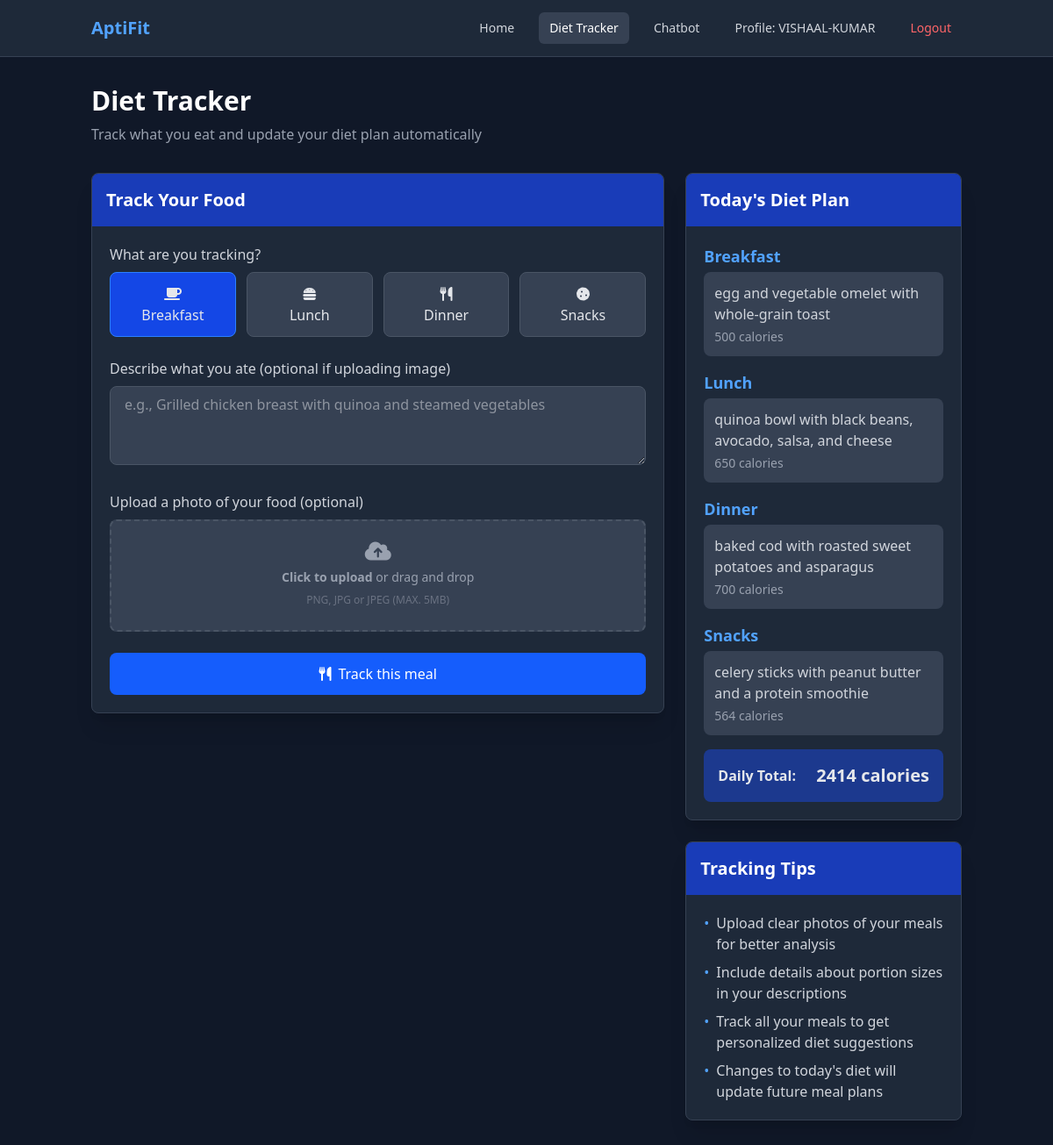
Page /diet-tracker/ (signed in) on the committed database.
### fitness/models.py (models this page shows, shortened)
class DailyDietPlan(models.Model):
    DAYS_OF_WEEK = [
        ('monday', 'Monday'),
        ('tuesday', 'Tuesday'),
        ('wednesday', 'Wednesday'),
        ('thursday', 'Thursday'),
        ('friday', 'Friday'),
        ('saturday', 'Saturday'),
        ('sunday', 'Sunday'),
    ]
    diet_plan = models.ForeignKey(
        DietPlan, related_name='daily_plans', on_delete=models.CASCADE)
    day_of_week = models.CharField(max_length=10, choices=DAYS_OF_WEEK)
    breakfast = models.TextField(blank=True, null=True)
    breakfast_calories = models.IntegerField(blank=True, null=True)
    lunch = models.TextField(blank=True, null=True)
    lunch_calories = models.IntegerField(blank=True, null=True)
    dinner = models.TextField(blank=True, null=True)
    dinner_calories = models.IntegerField(blank=True, null=True)
    snacks = models.TextField(blank=True, null=True)
    snacks_calories = models.IntegerField(blank=True, null=True)
    class Meta:
        unique_together = ['diet_plan', 'day_of_week']
    @property
    def total_calories(self):
        total = 0
        if self.breakfast_calories:
            total += self.breakfast_calories
        if self.lunch_calories:
            total += self.lunch_calories
        if self.dinner_calories:
            total += self.dinner_calories
        if self.snacks_calories:
            total += self.snacks_calories
        return total if total > 0 else None

### fitness/views.py (the view, shortened to what this page needs)
# urls.py: path('diet-tracker/', views.diet_tracker, name='diet_tracker'),
@login_required
def diet_tracker(request):
    user_profile = request.user.userprofile
    profile_complete = bool(
        user_profile.height and
        user_profile.weight and
        user_profile.sex and
        user_profile.age
    )
    if not profile_complete:
        messages.warning(
            request,
            "Please complete your profile before using the diet tracker. We need your height, weight, sex, and age to provide accurate diet analysis and recommendations."
        )
        return redirect('profile')
    import datetime
    current_day = datetime.datetime.now().strftime('%A').lower()
    try:
        diet_plan = DietPlan.objects.get(user=request.user)
        daily_plan = diet_plan.get_day_plan(current_day)
    except DietPlan.DoesNotExist:
        diet_plan = None
        daily_plan = None
    user_profile = request.user.userprofile
    context = {
        'current_day': current_day.title(),
        'daily_plan': daily_plan,
    }
    return render(request, 'fitness/diet_tracker.html', context)

### fitness/models.py (called while the page is built)
    def get_day_plan(self, day_of_week):
        try:
            return self.daily_plans.get(day_of_week=day_of_week.lower())
        except DailyDietPlan.DoesNotExist:
            return None

### fitness/templates/fitness/diet_tracker.html (shortened to what this page needs)
<!DOCTYPE html>
<html lang="en">
  <head>
    <script src="https://cdn.jsdelivr.net/npm/@tailwindcss/browser@4"></script>
    <link rel="stylesheet" href="https://cdnjs.cloudflare.com/ajax/libs/font-awesome/6.4.0/css/all.min.css">
  </head>
  <body class="bg-gray-900 min-h-screen text-gray-200">
    <nav class="bg-gray-800 border-b border-gray-700">
      <div class="container mx-auto px-4">
        <div class="flex justify-between items-center h-16">
          <div class="flex-shrink-0 font-bold text-xl text-blue-400">
            AptiFit
          </div>
          <div class="flex space-x-2 md:space-x-4 items-center">
            <a href="{% url 'index' %}" class="px-3 py-2 rounded-md text-sm font-medium text-gray-300 hover:bg-gray-700 hover:text-white transition duration-300">
              Home
            </a>
            <a href="{% url 'diet_tracker' %}" class="px-3 py-2 rounded-md text-sm font-medium bg-gray-700 text-white">
              Diet Tracker
            </a>
            <a href="{% url 'chatbot' %}" class="px-3 py-2 rounded-md text-sm font-medium text-gray-300 hover:bg-gray-700 hover:text-white transition duration-300">
              Chatbot
            </a>
            <a href="{% url 'profile' %}" class="px-3 py-2 rounded-md text-sm font-medium text-gray-300 hover:bg-gray-700 hover:text-white transition duration-300">
              Profile: {{ user.username }}
            </a>
            <a href="{% url 'logout' %}" class="px-3 py-2 rounded-md text-sm font-medium text-red-400 hover:bg-red-900 hover:text-red-200 transition duration-300">
              Logout
            </a>
          </div>
        </div>
      </div>
    </nav>
    <div class="container mx-auto px-4 py-8">
      <div class="mb-8">
        <h1 class="text-3xl font-bold text-white mb-2">Diet Tracker</h1>
        <p class="text-gray-400">Track what you eat and update your diet plan automatically</p>
      </div>
      <div class="grid grid-cols-1 lg:grid-cols-3 gap-6">
        <div class="lg:col-span-2">
          <div class="bg-gray-800 rounded-lg shadow-xl border border-gray-700 overflow-hidden">
            <div class="bg-blue-800 text-white p-4">
              <h2 class="text-xl font-bold">Track Your Food</h2>
            </div>
            <div class="p-5">
              <form method="post" enctype="multipart/form-data" class="space-y-6">
                <div>
                  <label class="block text-gray-300 mb-2">What are you tracking?</label>
                  <div class="grid grid-cols-2 md:grid-cols-4 gap-3">
                    <label class="relative cursor-pointer">
                      <div class="p-3 bg-gray-700 border border-gray-600 rounded-lg text-center peer-checked:bg-blue-700 peer-checked:border-blue-500 transition-all">
                        <i class="fas fa-coffee mb-1"></i>
                        <p>Breakfast</p>
                      </div>
                    </label>
                    <label class="relative cursor-pointer">
                      <div class="p-3 bg-gray-700 border border-gray-600 rounded-lg text-center peer-checked:bg-blue-700 peer-checked:border-blue-500 transition-all">
                        <i class="fas fa-hamburger mb-1"></i>
                        <p>Lunch</p>
                      </div>
                    </label>
                    <label class="relative cursor-pointer">
                      <div class="p-3 bg-gray-700 border border-gray-600 rounded-lg text-center peer-checked:bg-blue-700 peer-checked:border-blue-500 transition-all">
                        <i class="fas fa-utensils mb-1"></i>
                        <p>Dinner</p>
                      </div>
                    </label>
                    <label class="relative cursor-pointer">
                      <div class="p-3 bg-gray-700 border border-gray-600 rounded-lg text-center peer-checked:bg-blue-700 peer-checked:border-blue-500 transition-all">
                        <i class="fas fa-cookie mb-1"></i>
                        <p>Snacks</p>
                      </div>
                    </label>
                  </div>
                </div>
                <div>
                  <label for="food_description" class="block text-gray-300 mb-2">
                    Describe what you ate (optional if uploading image)
                  </label>
                  <textarea id="food_description" name="food_description" rows="3"
                    class="w-full bg-gray-700 border border-gray-600 rounded-lg px-4 py-2 text-gray-200 focus:outline-none focus:ring-2 focus:ring-blue-500"
                    placeholder="e.g., Grilled chicken breast with quinoa and steamed vegetables"></textarea>
                </div>
                <div>
                  <label class="block text-gray-300 mb-2">Upload a photo of your food (optional)</label>
                  <div class="flex items-center justify-center w-full">
                    <label for="food_image" class="flex flex-col items-center justify-center w-full h-32 border-2 border-gray-600 border-dashed rounded-lg cursor-pointer bg-gray-700 hover:bg-gray-600 transition-all">
                      <div class="flex flex-col items-center justify-center pt-5 pb-6">
                        <i class="fas fa-cloud-upload-alt text-gray-400 text-2xl mb-2"></i>
                        <p class="mb-2 text-sm text-gray-400"><span class="font-semibold">Click to upload</span> or drag and drop</p>
                        <p class="text-xs text-gray-500">PNG, JPG or JPEG (MAX. 5MB)</p>
                      </div>
                    </label>
                  </div>
                </div>
                <div>
                  <button type="submit" class="w-full bg-blue-600 hover:bg-blue-700 text-white font-medium py-3 px-4 rounded-lg transition duration-300 flex items-center justify-center">
                    <i class="fas fa-utensils mr-2"></i> Track this meal
                  </button>
                </div>
              </form>
            </div>
          </div>
        </div>
        <div class="lg:col-span-1">
          <div class="bg-gray-800 rounded-lg shadow-xl border border-gray-700 overflow-hidden">
            <div class="bg-blue-800 text-white p-4">
              <h2 class="text-xl font-bold">Today's Diet Plan</h2>
            </div>
            <div class="p-5">
              {% if daily_plan %}
                <div class="space-y-4">
                  <div>
                    <h3 class="text-lg font-semibold text-blue-400">Breakfast</h3>
                    <div class="bg-gray-700 p-3 rounded-lg mt-1">
                      {% if daily_plan.breakfast %}
                        <p class="text-gray-300">{{ daily_plan.breakfast }}</p>
                        {% if daily_plan.breakfast_calories %}
                          <p class="text-sm text-gray-400 mt-1">{{ daily_plan.breakfast_calories }} calories</p>
                        {% endif %}
                      {% else %}
                        <p class="text-gray-500 italic">Not specified</p>
                      {% endif %}
                    </div>
                  </div>
                  <div>
                    <h3 class="text-lg font-semibold text-blue-400">Lunch</h3>
                    <div class="bg-gray-700 p-3 rounded-lg mt-1">
                      {% if daily_plan.lunch %}
                        <p class="text-gray-300">{{ daily_plan.lunch }}</p>
                        {% if daily_plan.lunch_calories %}
                          <p class="text-sm text-gray-400 mt-1">{{ daily_plan.lunch_calories }} calories</p>
                        {% endif %}
                      {% else %}
                        <p class="text-gray-500 italic">Not specified</p>
                      {% endif %}
                    </div>
                  </div>
                  <div>
                    <h3 class="text-lg font-semibold text-blue-400">Dinner</h3>
                    <div class="bg-gray-700 p-3 rounded-lg mt-1">
                      {% if daily_plan.dinner %}
                        <p class="text-gray-300">{{ daily_plan.dinner }}</p>
                        {% if daily_plan.dinner_calories %}
                          <p class="text-sm text-gray-400 mt-1">{{ daily_plan.dinner_calories }} calories</p>
                        {% endif %}
                      {% else %}
                        <p class="text-gray-500 italic">Not specified</p>
                      {% endif %}
                    </div>
                  </div>
                  <div>
                    <h3 class="text-lg font-semibold text-blue-400">Snacks</h3>
                    <div class="bg-gray-700 p-3 rounded-lg mt-1">
                      {% if daily_plan.snacks %}
                        <p class="text-gray-300">{{ daily_plan.snacks }}</p>
                        {% if daily_plan.snacks_calories %}
                          <p class="text-sm text-gray-400 mt-1">{{ daily_plan.snacks_calories }} calories</p>
                        {% endif %}
                      {% else %}
                        <p class="text-gray-500 italic">Not specified</p>
                      {% endif %}
                    </div>
                  </div>
                                    {% if daily_plan.total_calories %}
                                    <div class="bg-blue-900 p-4 rounded-lg mt-4">
                                      <div class="flex justify-between items-center">
                                        <span class="font-semibold">Daily Total:</span>
                                        <span class="font-bold text-xl">{{ daily_plan.total_calories }} calories</span>
                                      </div>
                                    </div>
                                    {% endif %}
                                  </div>
                                {% endif %}
                              </div>
                            </div>
                            <div class="bg-gray-800 rounded-lg shadow-xl border border-gray-700 overflow-hidden mt-6">
                              <div class="bg-blue-800 text-white p-4">
                                <h2 class="text-xl font-bold">Tracking Tips</h2>
                              </div>
                              <div class="p-5">
                                <ul class="space-y-2 text-gray-300">
                                  <li class="flex items-start">
                                    <span class="text-blue-400 mr-2">•</span>
                                    <span>Upload clear photos of your meals for better analysis</span>
                                  </li>
                                  <li class="flex items-start">
                                    <span class="text-blue-400 mr-2">•</span>
                                    <span>Include details about portion sizes in your descriptions</span>
                                  </li>
                                  <li class="flex items-start">
                                    <span class="text-blue-400 mr-2">•</span>
                                    <span>Track all your meals to get personalized diet suggestions</span>
                                  </li>
                                  <li class="flex items-start">
                                    <span class="text-blue-400 mr-2">•</span>
                                    <span>Changes to today's diet will update future meal plans</span>
                                  </li>
                                </ul>
                              </div>
                            </div>
                          </div>
                        </div>
                      </div>
                    </body>
                  </html>

### rows in the picture
DailyDietPlan: breakfast "egg and vegetable omelet with whole-grain toast", breakfast_calories "500", lunch "quinoa bowl with black beans, avocado, salsa, and cheese", lunch_calories "650", dinner "baked cod with roasted sweet potatoes and asparagus", dinner_calories "700", snacks "celery sticks with peanut butter and a protein smoothie", snacks_calories "564", total_calories "2414"

### other values in the picture
{{ user.username }} "VISHAAL-KUMAR"
